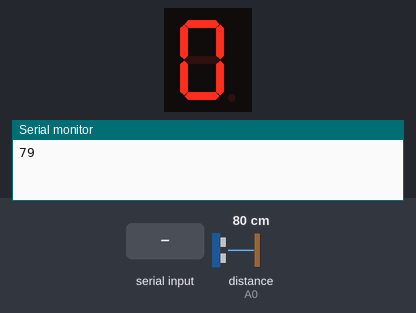
This sketch was run on a simulated Arduino Uno, built with avr-gcc and run on an emulated ATmega328P. Shown: 1-digit seven-segment display, the last lines printed to the serial monitor. Wiring (inferred from the names in the program): ultrasonic range finder: trigger A1; echo A0; 1-digit 7-segment display, segments lit when HIGH: segments pin 2, pin 3, pin 4, pin 5, pin 6, pin 7, pin 8. The test bench sets the inputs (shaded band); at power-on: distance to the obstacle (sensor on A0) 80 cm. The echo pulse lasts 58.3 µs per cm; the segment pins are drawn as the display they are named for.

Above: at 18.0 s.
18.1 s: "b" received over the second serial link
At 20.6 s:
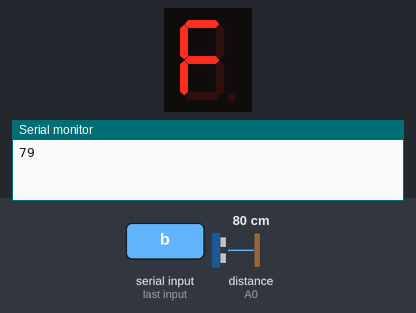
33.2 s: "a" received over the second serial link
At 34.4 s:
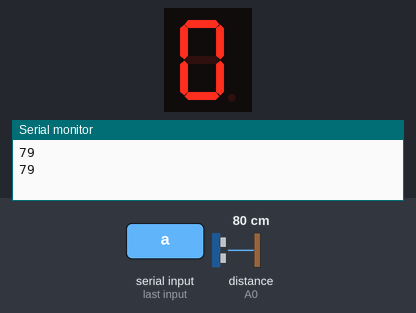
Timing chart, 0 to 36.2 s (numbered marks = the images above; inputs shaded):
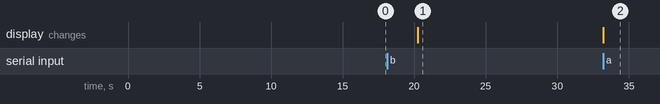

The sketch:

csc303_JackOhare_0589474_PJ.ino
```cpp
//Jack OHare
//0589474
//jmohare@cn.edu
#define echoPin A0
#define trigPin A1
int duration;
int cm;
int dist;

//BLUETOOTH
#include <SoftwareSerial.h>
SoftwareSerial mySerial(12, 13);
bool alarmActive = true;

//7 DIGIT
int a = 2;
int b = 3;
int c = 4;
int d = 5;
int e = 6;
int f = 7;
int g = 8;

void dig_Off( )
{
  digitalWrite(a, HIGH);
  digitalWrite(b, LOW);
  digitalWrite(c, LOW);
  digitalWrite(d, LOW);
  digitalWrite(e, HIGH);
  digitalWrite(f, HIGH);
  digitalWrite(g, HIGH);

}

void dig_On( )
{
digitalWrite(a, HIGH);
digitalWrite(b, HIGH);
digitalWrite(c, HIGH);
digitalWrite(d, HIGH);
digitalWrite(e, HIGH);
digitalWrite(f, HIGH);
digitalWrite(g, LOW);
}


//PROTOTYPES
int detectPulse(int delayedTime);


void setup() {
  //BLUETOOTH
  mySerial.begin(9600);
  Serial.begin(9600);

  //7 DIGIT
  for (int i = a; i <= g; i++)
  {
    pinMode(i, OUTPUT);
  }

  //SENSOR
  pinMode(trigPin, OUTPUT);
  pinMode(echoPin, INPUT);
}

void loop() {
  //bluetooth check for if to set alarm active
    activeCheck();
    //ACTIVE
    while (alarmActive)
    {
      //Digit 7 is set O
      dig_On();
      dist = detectPulse(250);

      Serial.println(dist);
      //Pauses for 20 seconds if the distance gets changed. Alert and difference check is done on
      //python part
      if(dist >= 20)
        {
         delay(20000);
        }
      //Done to see if system has been turned on since alert
      activeCheck();
    }
   dig_Off();
}
/*
 * Determintes if the app has been used to turn off or on the alarm system
 * Bluetooth HC-06 in use
 */
void activeCheck()
{
  if (mySerial.available())
  {
    char s = mySerial.read();
    if ( s == 'b')
    {
      //Serial.println("false");
      alarmActive = false;
    }
    else if  ( s == 'a')
    {
      //Serial.println("true");
      alarmActive = true;
    }
  }
}
/*
 * Called in order to check and return the distance between the sensor and door
 * Ultrasonic module in use
 */
int detectPulse(int delayedTime)
{

  //Sensor triggered by a high pulse of 10 or more microseconds
  //give a short low pulse beforehand to ensure a clean high pulse
  digitalWrite(trigPin, LOW);
  delayMicroseconds(5);
  digitalWrite(trigPin, HIGH);
  delayMicroseconds(10);
  digitalWrite(trigPin, LOW);
  //read signal from sensor a high pulse
  // whos duration is the time in microsends from the sending of the ping to the reception
  //of its echo off an object
  pinMode(echoPin, INPUT);
  duration = pulseIn(echoPin, HIGH);
  cm = (duration / 2) / 29.1;
  delay(delayedTime);
  return cm;

}
```

Measured:
- after the input at 18.1 s, the display: changes after 2.2 s (image 1)
- after the input at 33.2 s, the display: changes at once (image 2)
